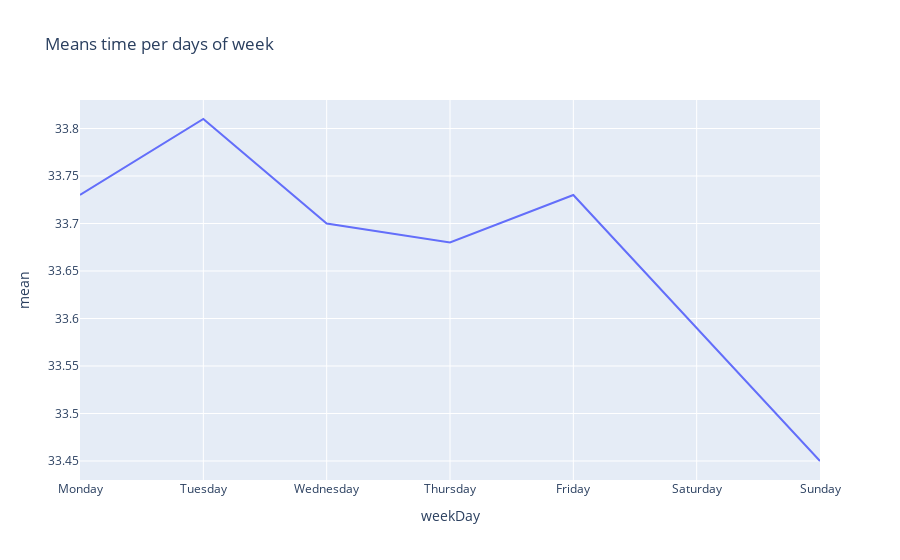

The code cell stored with this chart in its notebook:
### Code cell
fig = px.line(means_time_matches, x = 'weekDay', y = 'mean', title = 'Means time per days of week')
fig.show()

### Figure 1 — Plotly figure (JSON) as saved in the notebook; plotly's stock layout.template omitted (floating-point values rounded to 4 significant figures)
{"data": [{"hovertemplate": "weekDay=%{x}<br>mean=%{y}<extra></extra>", "legendgroup": "", "line": {"color": "#636efa", "dash": "solid"}, "marker": {"symbol": "circle"}, "mode": "lines", "name": "", "orientation": "v", "showlegend": false, "type": "scatter", "x": ["Monday", "Tuesday", "Wednesday", "Thursday", "Friday", "Saturday", "Sunday"], "xaxis": "x", "y": [33.73, 33.81, 33.7, 33.68, 33.73, 33.59, 33.45], "yaxis": "y"}], "layout": {"legend": {"tracegroupgap": 0}, "title": {"text": "Means time per days of week"}, "xaxis": {"anchor": "y", "domain": [0, 1], "title": {"text": "weekDay"}}, "yaxis": {"anchor": "x", "domain": [0, 1], "title": {"text": "mean"}}}}
